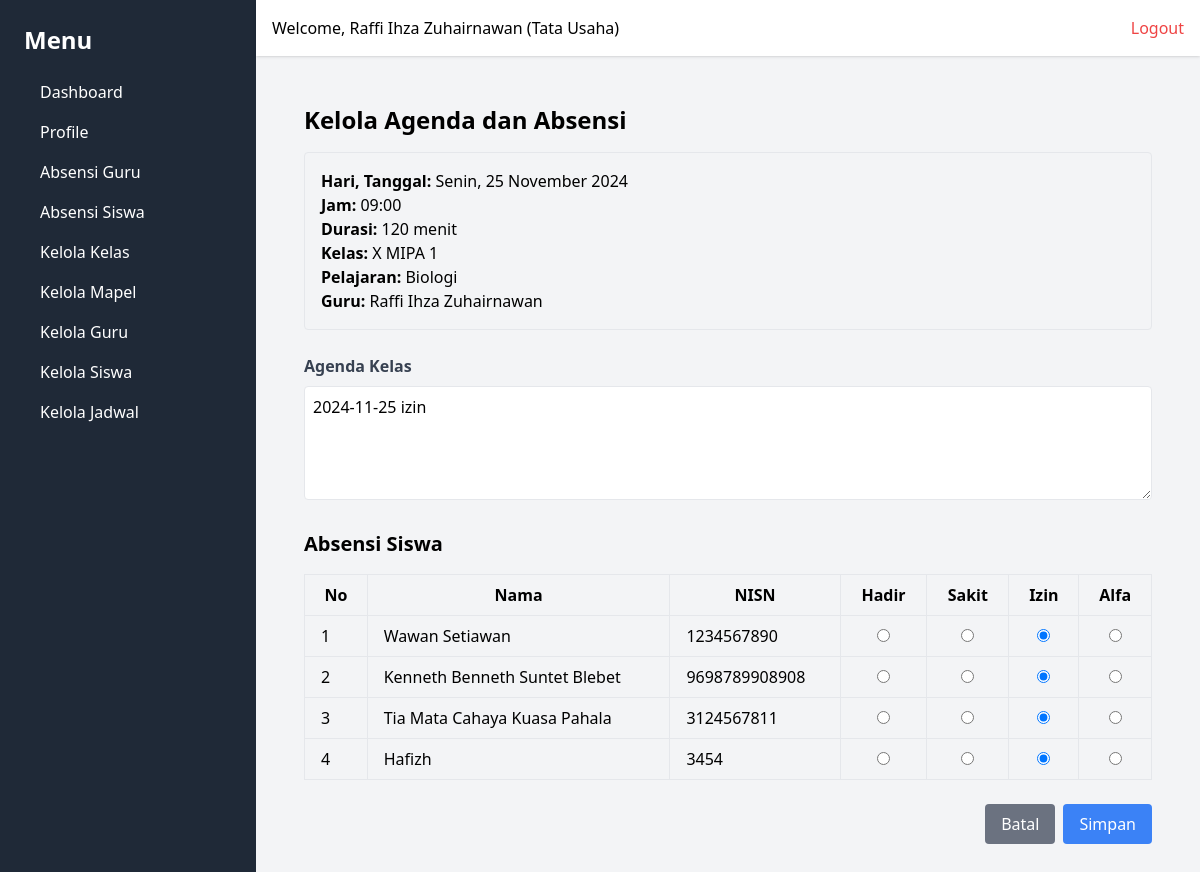
/absensi_siswa/1/2024-11-25/ (signed in), run on an earlier commit of the app's database.
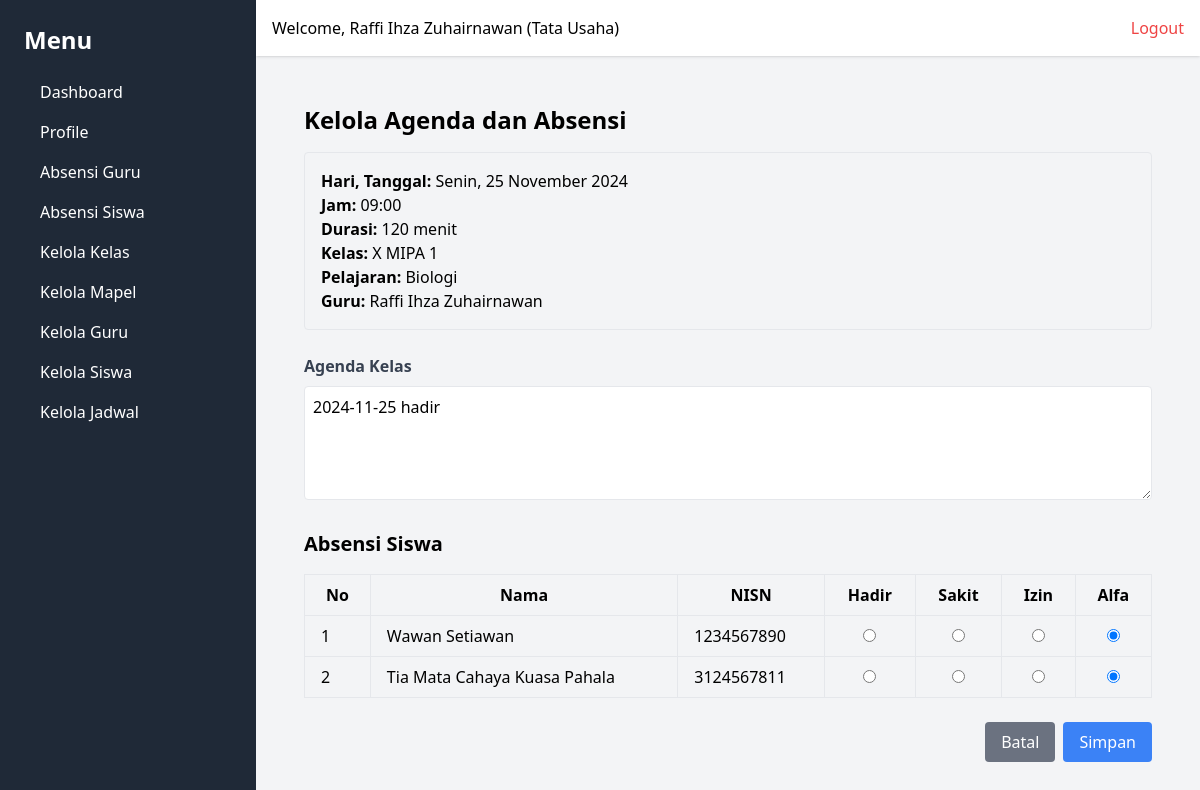
And on a later commit of the database.
### webabsensi/models.py (models this page shows, shortened)
class Agenda(models.Model):
    id_schedule = models.ForeignKey(Schedule, on_delete=models.CASCADE)
    tanggal = models.DateField()
    isi_agenda = models.TextField(blank=True, null=True)
    created_at = models.DateTimeField(auto_now_add=True)
    updated_at = models.DateTimeField(auto_now=True)

class Student(models.Model):
    GENDER_CHOICES = [
        ('L', 'Laki-laki'),
        ('P', 'Perempuan'),
    ]
    nisn = models.CharField(max_length=20, unique=True)
    id_kelas = models.ForeignKey(Class, on_delete=models.CASCADE)
    nama = models.CharField(max_length=50)
    gender = models.CharField(max_length=1, choices=GENDER_CHOICES)
    created_at = models.DateTimeField(auto_now_add=True)
    updated_at = models.DateTimeField(auto_now=True)

class AttendanceSiswa(models.Model):
    STATUS_CHOICES = [
        ('Hadir', 'Hadir'),
        ('Sakit', 'Sakit'),
        ('Izin', 'Izin'),
        ('Alfa', 'Alfa'),
    ]
    id_siswa = models.ForeignKey(Student, on_delete=models.CASCADE)
    id_agenda = models.ForeignKey(Agenda, on_delete=models.CASCADE)
    status = models.CharField(max_length=10, choices=STATUS_CHOICES)
    created_at = models.DateTimeField(auto_now_add=True)
    updated_at = models.DateTimeField(auto_now=True)

### webabsensi/views.py (the view)
    def wrapper(request, *args, **kwargs):
        user_id = request.session.get('user_id')
        if not user_id:
            messages.error(request, 'Anda harus login terlebih dahulu.')
            return redirect('login')
        return view_func(request, *args, **kwargs)

### webabsensi/views.py (called while the page is built)
def login_required(view_func):
    def wrapper(request, *args, **kwargs):
        user_id = request.session.get('user_id')
        if not user_id:
            messages.error(request, 'Anda harus login terlebih dahulu.')
            return redirect('login')
        return view_func(request, *args, **kwargs)
    return wrapper

### webabsensi/templates/absensi_siswa/kelola_absensi.html (shortened to what this page needs)
{% extends 'base.html' %}
{% block content %}
<div class="p-6 max-w-5xl mx-auto">
    <h1 class="text-2xl font-bold mb-4">Kelola Agenda dan Absensi</h1>
    <div class="mb-6 p-4 border rounded bg-gray-100">
        <p><strong>Hari, Tanggal:</strong> {{ schedule.hari }}, {{ formatted_tanggal }}</p>
        <p><strong>Jam:</strong> {{ schedule.jam_mulai|date:"H:i" }}</p>
        <p><strong>Durasi:</strong> {{ schedule.durasi }} menit</p>
        <p><strong>Kelas:</strong> {{ schedule.id_class.nama_kelas }}</p>
        <p><strong>Pelajaran:</strong> {{ schedule.id_lesson.nama_pelajaran }}</p>
        <p><strong>Guru:</strong> {{ schedule.id_guru.nama }}</p>
    </div>
    <form method="POST">
        <div class="mb-6">
            <label for="isi_agenda" class="block text-gray-700 font-bold mb-2">Agenda Kelas</label>
            <textarea name="isi_agenda" id="isi_agenda" class="w-full p-2 border rounded" rows="4" required>{{ agenda.isi_agenda|default_if_none:"" }}</textarea>
        </div>
        <h2 class="text-xl font-bold mb-4">Absensi Siswa</h2>
        <table class="table-auto w-full border-collapse border border-gray-300">
            <thead>
                <tr>
                    <th class="border px-4 py-2">No</th>
                    <th class="border px-4 py-2">Nama</th>
                    <th class="border px-4 py-2">NISN</th>
                    <th class="border px-4 py-2">Hadir</th>
                    <th class="border px-4 py-2">Sakit</th>
                    <th class="border px-4 py-2">Izin</th>
                    <th class="border px-4 py-2">Alfa</th>
                </tr>
            </thead>
            <tbody>
                {% for student, status in students_with_status %}
                <tr>
                    <td class="border px-4 py-2">{{ forloop.counter }}</td>
                    <td class="border px-4 py-2">{{ student.nama }}</td>
                    <td class="border px-4 py-2">{{ student.nisn }}</td>
                    <td class="border px-4 py-2 text-center">
                        <input type="radio" name="status_{{ student.id }}" value="Hadir"
                        {% if status == "Hadir" %}checked{% endif %}>
                    </td>
                    <td class="border px-4 py-2 text-center">
                        <input type="radio" name="status_{{ student.id }}" value="Sakit"
                        {% if status == "Sakit" %}checked{% endif %}>
                    </td>
                    <td class="border px-4 py-2 text-center">
                        <input type="radio" name="status_{{ student.id }}" value="Izin"
                        {% if status == "Izin" %}checked{% endif %}>
                    </td>
                    <td class="border px-4 py-2 text-center">
                        <input type="radio" name="status_{{ student.id }}" value="Alfa"
                        {% if status == "Alfa" %}checked{% endif %}>
                    </td>
                </tr>
                {% endfor %}
            </tbody>
        </table>
        <div class="flex justify-end mt-6">
            <a href="{% url 'manage_absensi_siswa' %}?date={{ tanggal }}" class="bg-gray-500 text-white px-4 py-2 rounded mr-2">Batal</a>
            <button type="submit" class="bg-blue-500 text-white px-4 py-2 rounded">Simpan</button>
        </div>
    </form>
</div>
{% endblock %}

What changed in the data, as far as the page shows it:
removed Student: nama "Kenneth Benneth Suntet Blebet", nisn "9698789908908", id "☑"
removed Student: nama "Hafizh", nisn "3454", id "☑"
changed Agenda: isi_agenda "2024-11-25 izin" → "2024-11-25 hadir"
changed through a linked row, Student "Wawan Setiawan": id "☑" → "☐"; id "☐" → "☑"
changed through a linked row, Student "Tia Mata Cahaya Kuasa Pahala": id "☑" → "☐"; id "☐" → "☑"
